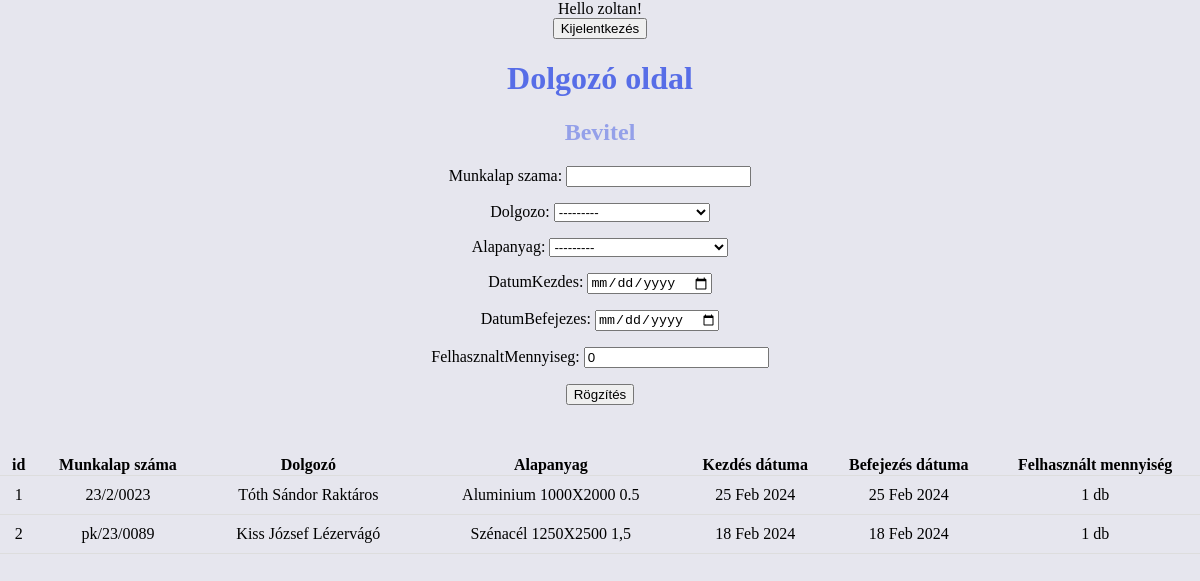
Page /dolgozo/ (signed in) on the earlier database version.
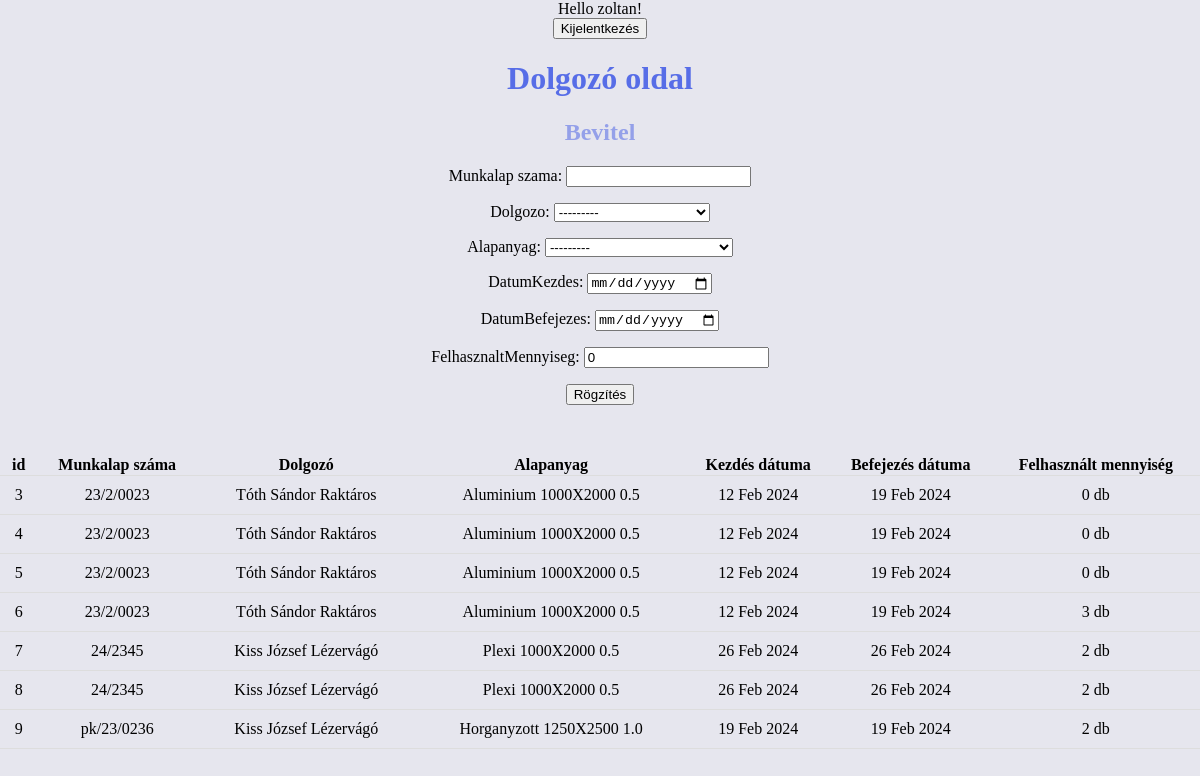
Same page on the later database version.
### raktar_app/models.py (models this page shows)
class Megrendelesek(models.Model):
        munkalap_szama = models.CharField(max_length = 30)
        dolgozo = models.ForeignKey(Dolgozok, on_delete = models.CASCADE)
        alapanyag = models.ForeignKey(Alapanyag ,on_delete = models.CASCADE)
        datumKezdes = models.DateField()
        datumBefejezes = models.DateField()
        felhasznaltMennyiseg = models.PositiveIntegerField(default=0)

class Dolgozok(models.Model):
    nev =models.CharField(max_length = 255)
    beosztas_kivalaszt = [("Raktáros","Raktáros"),
                          ("Lézervágó","Lézervágó")]
    beosztas = models.CharField(max_length = 30,  choices = beosztas_kivalaszt)
    def __str__(self):
        return f'{self.nev} {self.beosztas}'

class Alapanyag(models.Model):
     anyagtipus = [
                        ("Aluminium" , "Aluminium"),
                        ("Horganyzott" , "Horganyzott"),
                        ("Plexi", "Plexi"),
                        ("Rozsdamentes","Rozsdamentes"),
                        ("Szénacél", "Szénacél") ]
     anyagtipusa= models.CharField(max_length = 20 ,choices = anyagtipus)
     vastagsag = [("0.5", "0.5"),
                  ("1.0", "1.0"),
                  ("1,5", "1,5"),
                  ("2.0", "2.0"),
                  ("2,5", "2,5")]
     vastagsag_valaszt = models.CharField(max_length = 10, choices = vastagsag)
     meret = [("1000X2000", "1000X2000"),
              ("1250X2500", "1250X2000"),
              ("1500X3000", "1500X3000")
              ]
     meret_valaszt = models.CharField(max_length =30, choices = meret)
     darabszam = models.PositiveIntegerField(default=0)
     polc_szama = models.PositiveIntegerField(default=0)
     rogzit_datum = models.DateField()
     def __str__(self):
        return f"{self.anyagtipusa} {self.meret_valaszt} {self.vastagsag_valaszt}"

### raktar_app/views.py (the view)
# urls.py: path('dolgozo/', views.megrendeles, name= 'dolgozo'),
def megrendeles(request):
    dolgform = MegrendelesForm()
    megrendelesek_lista = Megrendelesek.objects.all()
    if request.method == 'POST':
        dolgform = MegrendelesForm(request.POST)
        if dolgform.is_valid():
            dolgform.save()
    return render(request, 'dolgozo.html', { 'object_list':megrendelesek_lista,
                                            'dolgform': dolgform})

### raktar_app/forms.py
class MegrendelesForm(forms.ModelForm):
    class Meta:
        model = Megrendelesek
        fields = ('munkalap_szama',
                  'dolgozo',
                  'alapanyag',
                  'datumKezdes',
                  'datumBefejezes',
                  'felhasznaltMennyiseg')
        widgets={'datumKezdes': forms.DateInput(attrs={"type": "date"},format = "%Y-%m-%d" ),
                 'datumBefejezes': forms.DateInput(attrs={"type": "date"}, format = "%Y-%m-%d" )}

### templates/dolgozo.html (shortened to what this page needs)
{% extends 'base.html'%}
{% block content%}
    {% if user.is_authenticated and user.lezervago == True%}
    Hello {{user.username}}!
    <form action="{% url 'logout' %}" method="post">
        <button type="submit">Kijelentkezés</button>
      </form>
      <h1>Dolgozó oldal</h1>
      <form method="POST">
        <h2>Bevitel</h2>
        {{dolgform.as_p}}
        <input type="submit" value="Rögzítés"/>
    </form>
      <table>
          <tr>
              <th>id</th>
              <th>Munkalap száma</th>
              <th>Dolgozó</th>
              <th>Alapanyag</th>
              <th>Kezdés dátuma</th>
              <th>Befejezés dátuma</th>
              <th>Felhasznált mennyiség</th>
            </tr>
            {% for adatok in object_list%}
        <tr>
            <td>{{adatok.id}}</td>
            <td>{{adatok.munkalap_szama}}</td>
            <td>{{adatok.dolgozo}}</td>
            <td>{{adatok.alapanyag}}</td>
            <td>{{adatok.datumKezdes}}</td>
            <td>{{adatok.datumBefejezes}}</td>
            <td>{{adatok.felhasznaltMennyiseg}} db</td>
        </tr>
        {% endfor %}
    </table>
    {%else%}
    <p>Nem vagy bejelentkezeve!</p>
    <a href="{%url 'login'%}">Bejelentkezés</a>
    {%endif%}
{%endblock%}

Differences in the rows shown:
removed Megrendelesek: id "1", munkalap_szama "23/2/0023", dolgozo "Tóth Sándor Raktáros", alapanyag "Aluminium 1000X2000 0.5", datumKezdes "25 Feb 2024", datumBefejezes "25 Feb 2024", felhasznaltMennyiseg "1"
removed Megrendelesek: id "2", munkalap_szama "pk/23/0089", dolgozo "Kiss József Lézervágó", alapanyag "Szénacél 1250X2500 1,5", datumKezdes "18 Feb 2024", datumBefejezes "18 Feb 2024", felhasznaltMennyiseg "1"
added Megrendelesek: id "3", munkalap_szama "23/2/0023", dolgozo "Tóth Sándor Raktáros", alapanyag "Aluminium 1000X2000 0.5", datumKezdes "12 Feb 2024", datumBefejezes "19 Feb 2024", felhasznaltMennyiseg "0"
added Megrendelesek: id "4", munkalap_szama "23/2/0023", dolgozo "Tóth Sándor Raktáros", alapanyag "Aluminium 1000X2000 0.5", datumKezdes "12 Feb 2024", datumBefejezes "19 Feb 2024", felhasznaltMennyiseg "0"
added Megrendelesek: id "5", munkalap_szama "23/2/0023", dolgozo "Tóth Sándor Raktáros", alapanyag "Aluminium 1000X2000 0.5", datumKezdes "12 Feb 2024", datumBefejezes "19 Feb 2024", felhasznaltMennyiseg "0"
added Megrendelesek: id "6", munkalap_szama "23/2/0023", dolgozo "Tóth Sándor Raktáros", alapanyag "Aluminium 1000X2000 0.5", datumKezdes "12 Feb 2024", datumBefejezes "19 Feb 2024", felhasznaltMennyiseg "3"
added Megrendelesek: id "7", munkalap_szama "24/2345", dolgozo "Kiss József Lézervágó", alapanyag "Plexi 1000X2000 0.5", datumKezdes "26 Feb 2024", datumBefejezes "26 Feb 2024", felhasznaltMennyiseg "2"
added Megrendelesek: id "8", munkalap_szama "24/2345", dolgozo "Kiss József Lézervágó", alapanyag "Plexi 1000X2000 0.5", datumKezdes "26 Feb 2024", datumBefejezes "26 Feb 2024", felhasznaltMennyiseg "2"
added Megrendelesek: id "9", munkalap_szama "pk/23/0236", dolgozo "Kiss József Lézervágó", alapanyag "Horganyzott 1250X2500 1.0", datumKezdes "19 Feb 2024", datumBefejezes "19 Feb 2024", felhasznaltMennyiseg "2"
